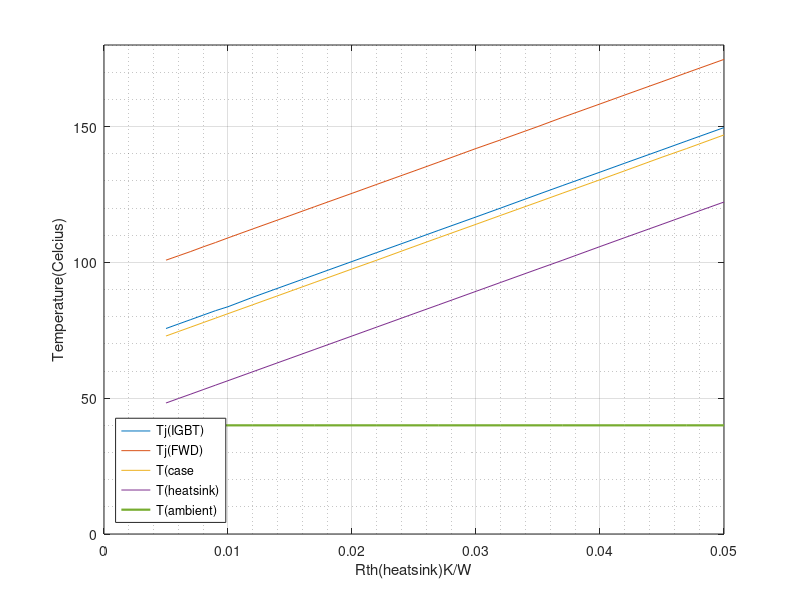

Here is the MATLAB script that generated this plot:
Rth_heatsink=[0.005
0.006
0.007
0.008
0.009
0.010
0.012
0.015
0.017
0.020
0.022
0.025
0.027
0.030
0.032
0.035
0.037
0.040
0.042
0.045
0.047
0.050
];

TjIGBT=[75.64
77.29
78.93
80.58
82.22
83.66
87.15
92.09
95.37
100.3
103.6
108.5
111.8
116.7
120
125
128.3
133.2
136.5
141.4
144.7
149.6
];

TjFWD=[100.8
102.4
104
105.7
107.3
109
112.3
117.2
120.5
125.4
128.7
133.6
136.9
141.9
145.1
150
153.4
158.3
161.6
166.5
169.8
174.7
];
T_case=[72.88
74.53
76.17
77.82
79.46
81.11
84.39
89.33
92.62
97.55
100.8
105.8
109.1
114
117.3
122.2
125.5
130.4
133.7
138.7
141.9
146.9
    ];
T_heatsink=[48.22
49.87
51.5
53.15
54.8
56.44
59.73
64.66
67.95
72.88
76.17
81.11
84.39
89.33
92.62
97.55
100.8
105.8
109.1
114
117.3
122.2
];
Ta=[40
40
40
40
40
40
40
40
40
40
40
40
40
40
40
40
40
40
40
40
40
40
];

plot(Rth_heatsink,TjIGBT,Rth_heatsink,TjFWD,Rth_heatsink,T_case,Rth_heatsink,T_heatsink,Rth_heatsink,Ta,'LineWidth',1.6);
grid on;
grid minor;
legend('Tj(IGBT)','Tj(FWD)','T(case','T(heatsink)','T(ambient)','Location','southwest');
xlabel('Rth(heatsink)K/W');
ylabel('Temperature(Celcius)');
ylim([0 180]);